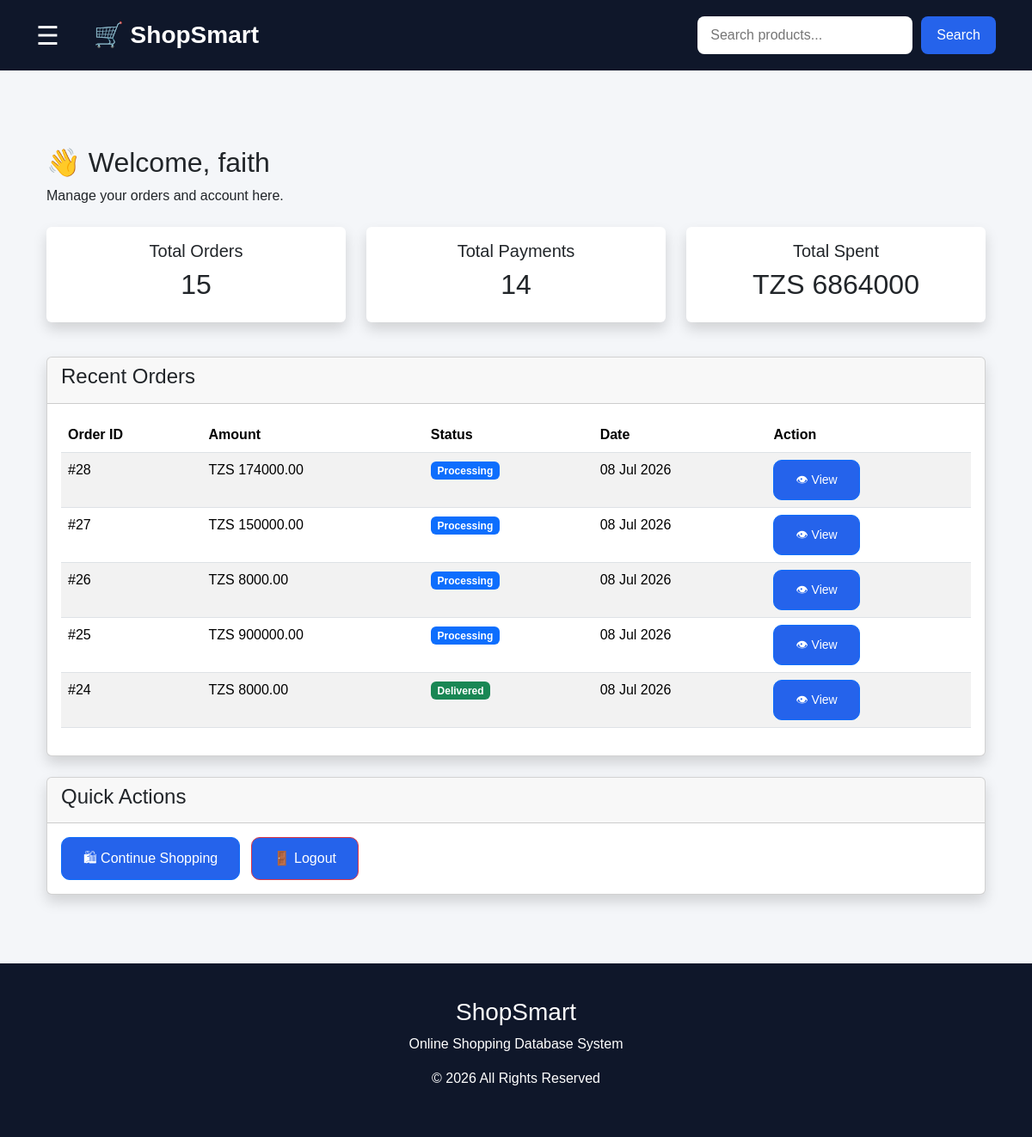
/customer/ (signed in), run on the app's committed database.
### orders/models.py (models this page shows, shortened)
class Order(models.Model):
    STATUS_CHOICES = (
        ('Pending', 'Pending'),
        ('Approved', 'Approved'),
        ('Processing', 'Processing'),
        ('Out for Delivery', 'Out for Delivery'),
        ('Delivered', 'Delivered'),
    )
    customer = models.ForeignKey(
        User,
        on_delete=models.CASCADE
    )
    total_amount = models.DecimalField(
        max_digits=12,
        decimal_places=2
    )
    status = models.CharField(
        max_length=30,
        choices=STATUS_CHOICES,
        default='Pending'
    )
    created_at = models.DateTimeField(
        auto_now_add=True
    )

### customer/views.py (the view)
# urls.py: path('', include('dashboard.urls')),
@login_required
def dashboard(request):
    orders = Order.objects.filter(customer=request.user)
    payments = Payment.objects.filter(order__customer=request.user)
    recent_orders = orders.order_by('-created_at')[:5]
    total_spent = orders.aggregate(
        Sum('total_amount')
    )['total_amount__sum'] or 0
    context = {
        'total_orders': orders.count(),
        'total_payments': payments.count(),
        'total_spent': total_spent,
        'recent_orders': recent_orders,
    }
    return render(
        request,
        'customer/dashboard.html',
        context
    )

### templates/customer/dashboard.html
{% extends 'base.html' %}
{% block content %}
<div class="container mt-5">
    <h2>👋 Welcome, {{ request.user.first_name|default:request.user.username }}</h2>
    <p>Manage your orders and account here.</p>
    <div class="row mt-4">
        <div class="col-md-4 mb-3">
            <div class="card shadow border-0">
                <div class="card-body text-center">
                    <h5>Total Orders</h5>
                    <h2>{{ total_orders }}</h2>
                </div>
            </div>
        </div>
        <div class="col-md-4 mb-3">
            <div class="card shadow border-0">
                <div class="card-body text-center">
                    <h5>Total Payments</h5>
                    <h2>{{ total_payments }}</h2>
                </div>
            </div>
        </div>
        <div class="col-md-4 mb-3">
            <div class="card shadow border-0">
                <div class="card-body text-center">
                    <h5>Total Spent</h5>
                    <h2>TZS {{ total_spent }}</h2>
                </div>
            </div>
        </div>
    </div>
    <div class="card shadow mt-4">
        <div class="card-header">
            <h4>Recent Orders</h4>
        </div>
        <div class="card-body">
            {% if recent_orders %}
            <table class="table table-striped table-hover">
                <thead>
                    <tr>
                        <th>Order ID</th>
                        <th>Amount</th>
                        <th>Status</th>
                        <th>Date</th>
                        <th>Action</th>
                    </tr>
                </thead>
                <tbody>
                    {% for order in recent_orders %}
                    <tr>
                        <td>#{{ order.id }}</td>
                        <td>TZS {{ order.total_amount }}</td>
                        <td>
                            {% if order.status == 'Pending' %}
                                <span class="badge bg-warning text-dark">
                                    Pending
                                </span>
                            {% elif order.status == 'Processing' %}
                                <span class="badge bg-primary">
                                    Processing
                                </span>
                            {% elif order.status == 'Delivered' %}
                                <span class="badge bg-success">
                                    Delivered
                                </span>
                            {% endif %}
                        </td>
                        <td>{{ order.created_at|date:"d M Y" }}</td>
                        <td>
                            <a href="{% url 'receipt' order.id %}"
                               class="btn btn-sm btn-outline-primary">
                                👁 View
                            </a>
                        </td>
                    </tr>
                    {% endfor %}
                </tbody>
            </table>
            {% else %}
                <div class="alert alert-info">
                    You don't have any orders yet.
                </div>
            {% endif %}
        </div>
    </div>
    <div class="card shadow mt-4">
        <div class="card-header">
            <h4>Quick Actions</h4>
        </div>
        <div class="card-body">
            <a href="{% url 'home' %}" class="btn btn-primary me-2">
                🛍 Continue Shopping
            </a>
            <a href="{% url 'logout' %}" class="btn btn-danger">
                🚪 Logout
            </a>
        </div>
    </div>
</div>
{% endblock %}

### static/css/style.css (style rules this page uses)
* { margin:0; padding:0; box-sizing:border-box; }
body { font-family:'Segoe UI',sans-serif; background:#f4f7fb; }
* { margin:0; padding:0; box-sizing:border-box; font-family:Arial, sans-serif; }
body { background:#f4f6f9; }
.btn { padding:12px 25px; background:#2563eb; color:white; text-decoration:none; border-radius:8px; }
body { background:#f5f7fa; min-height:100vh; }
.card { transition:.4s; }
.btn { border-radius:10px; }

### data on the page
Order: id "28", total_amount "174000.00", status "Processing", created_at "08 Jul 2026"
Order: id "27", total_amount "150000.00", status "Processing", created_at "08 Jul 2026"
Order: id "26", total_amount "8000.00", status "Processing", created_at "08 Jul 2026"
Order: id "25", total_amount "900000.00", status "Processing", created_at "08 Jul 2026"
Order: id "24", total_amount "8000.00", status "Delivered", created_at "08 Jul 2026"

### other printed values
{{ request.user.first_name|default:request.user.username }} "faith"
{{ total_orders }} "15"
{{ total_payments }} "14"
{{ total_spent }} "6864000"
